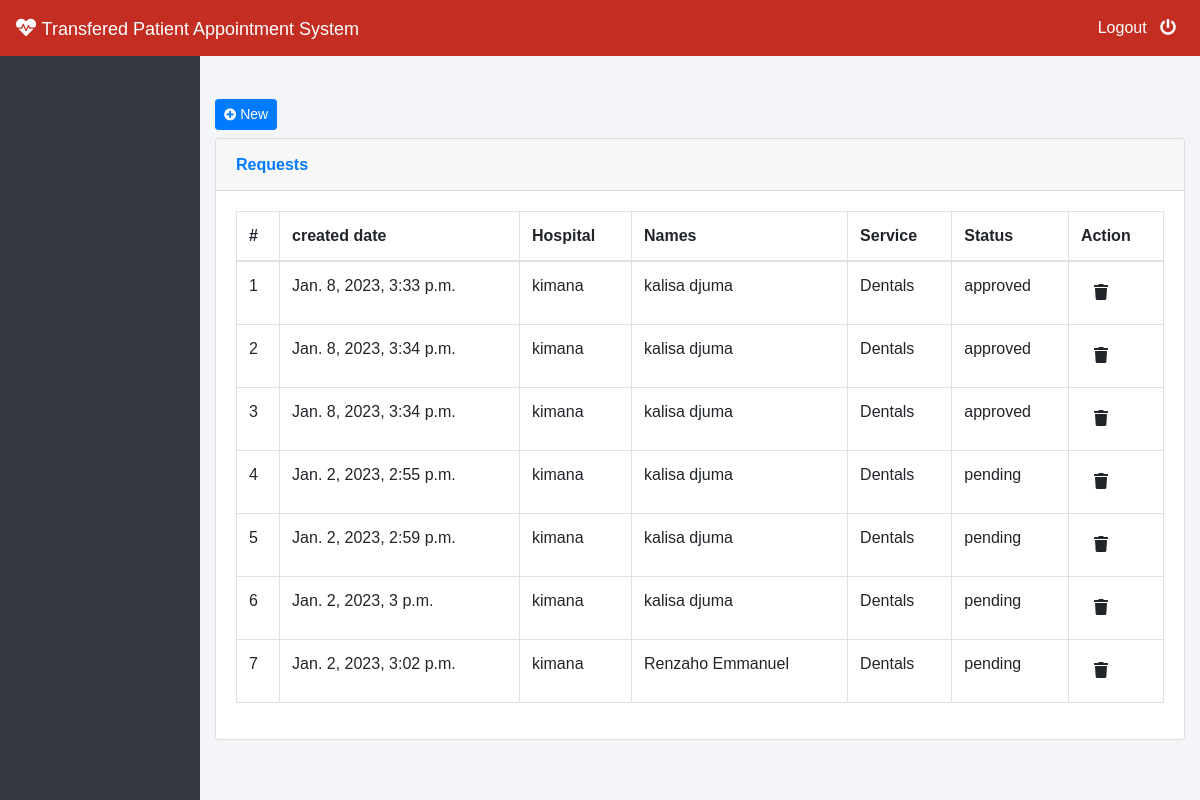
The app's page /requests/, older data.
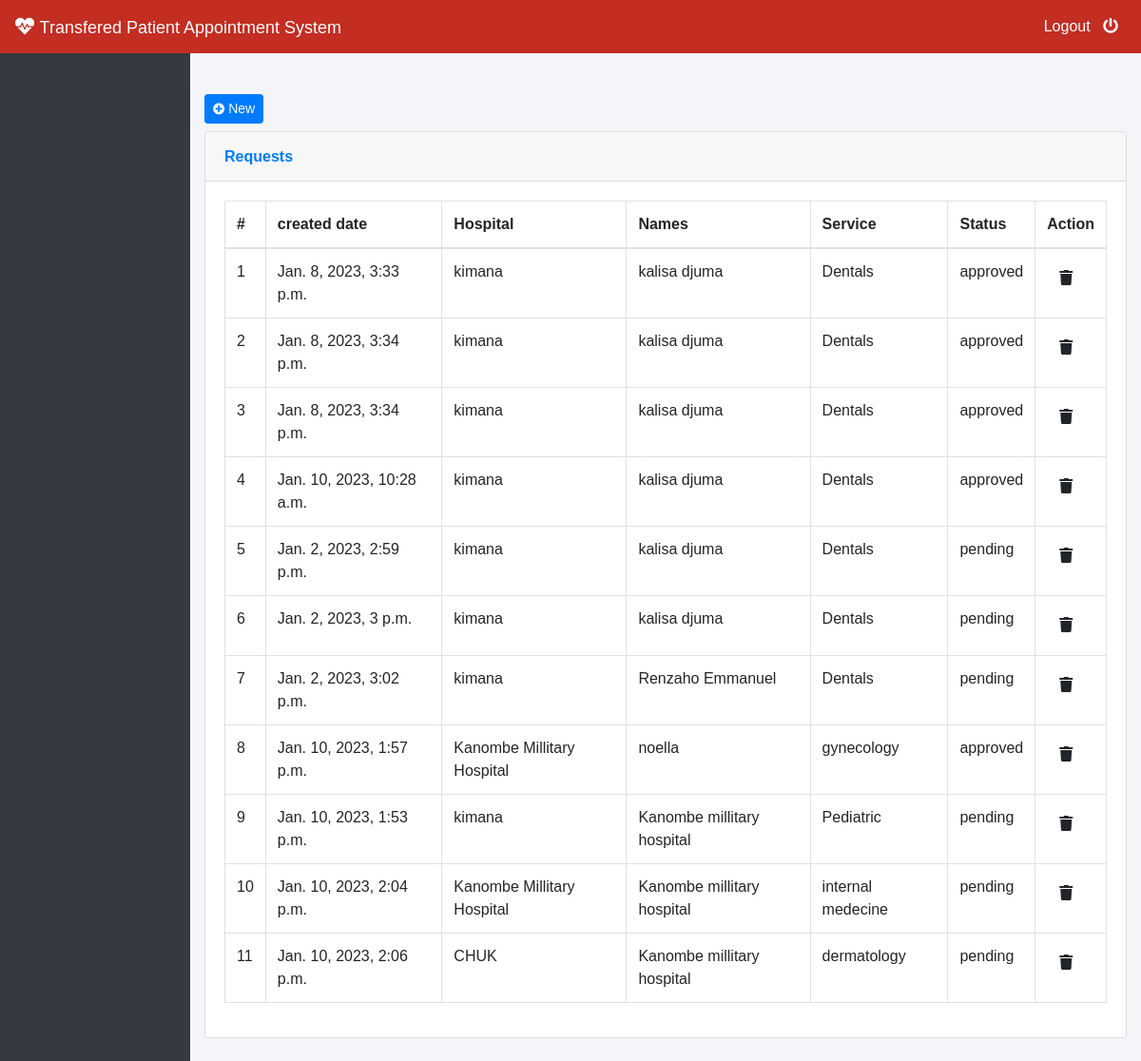
The same page, newer data.
### account/models.py (models this page shows)
class RequestAppointment(models.Model):
    STATUS = (("approved", "Approved"), ("pending", "Pending"),("canceled", "Canceled"), ("rejected", "Rejected"))
    patient=models.ForeignKey(Patient,on_delete=models.CASCADE)
    service=models.ForeignKey(Service,on_delete=models.CASCADE)
    transfer=models.ImageField(default="avatar.jpg")
    status = models.CharField(max_length=123, choices=STATUS, default="pending")
    created_date=models.DateTimeField(auto_now=True)
    def __str__(self):
        return self.patient.names

class Service(models.Model):
    name=models.CharField(max_length=255)
    hospital=models.ForeignKey(Hospital,on_delete=models.CASCADE)
    created_date=models.DateTimeField(auto_now=True)
    def __str__(self):
        return self.name

class Hospital(models.Model):
      name=models.CharField(max_length=200)
      address=models.CharField(max_length=200)
      user=models.ForeignKey(User,on_delete=models.CASCADE)
      created_date=models.DateTimeField(auto_now=True)
      class Meta:
        ordering=['-created_date']
      def __str__(self):
            return self.name

class Patient(models.Model):
    names=models.CharField(max_length=255)
    address=models.CharField(max_length=255)
    user=models.ForeignKey(User,on_delete=models.CASCADE)
    created_date=models.DateTimeField(auto_now=True)
    def __str__(self):
        return self.names

### account/views.py (the view)
# urls.py: path('requests/',views.requests,name='requests'),
def requests(request):
      appointments= RequestAppointment.objects.all()
      hospital= Hospital.objects.all()
      print(appointments)
      return render(request,'site/dashboard/requests.html',{"appointments":appointments,"hospital":hospital})

### templates/site/dashboard/requests.html (shortened to what this page needs)
    {% extends './master.html' %}
    {% block content %}
    <br><br>
       <div class="container-fluid">
        <h1 class="h3 mb-2 text-gray-800">
          {% if user.groups.first.name != "hospital" %}
            <a href="#" class="d-none d-sm-inline-block btn btn-sm btn-primary shadow-sm" data-toggle="modal" data-target="#addEmployee">
        <i class="fas fa-plus-circle fa-sm text-white-50"></i> New</a>
        {%endif%}
        </h1>
    <div class="card shadow mb-4">
      <div class="card-header py-3">
        <h6 class="m-0 font-weight-bold text-primary">Requests</h6>
      </div>
      <div class="card-body">
        <div class="table-responsive">
          <table class="table table-bordered" id="dataTable" width="100%" cellspacing="0">
            <thead>
              <tr>
                <th>#</th>
                <th>created date</th>
                <th>Hospital</th>
                <th>Names</th>
                <th>Service</th>
                <th>Status</th>
                <th>Action</th>
              </tr>
            </thead>
            <tbody>
              {% if user.groups.first.name == 'patient' %}
              {% with value=0 %}
        {% for data in appointments %}
               {% if data.patient.user.id == user.id %}
              <tr>
                <td>{{forloop.counter}}</td>
                <td>{{data.created_date}}</td>
                <td>{{data.service.hospital}}</td>
                <td>{{data.patient}}</td>
                <td>{{data.service}}</td>
                <td>{{data.status}}</td>
                <td>
                {% comment %} <a class="btn btn-datatable btn-default" href="#" data-toggle="modal" data-target="#addEmployee" title="Update Employee"><i class="fas fa-edit"></i></a> {% endcomment %}
                <a class="btn btn-datatable" title="Delete Employee" disabled onclick="if (confirm('Do yo want to delete from your employees? Press Ok to continue.')) {window.location='deleteEmployee.jsp?id=<%=rs.getString(1)%>'}"><i class="fas fa-trash"></i></a>
               </td>
              </tr>
              {% endif %}
              {% endfor%}
              {% endwith %}
              {%   else  %}
              {% with value=0 %}
              {% for data in appointments %}
                    <tr>
                      <td>{{forloop.counter}}</td>
                      <td>{{data.created_date}}</td>
                      <td>{{data.service.hospital}}</td>
                                 <td>{{data.patient}}</td>
                      <td>{{data.service}}</td>
                      <td>{{data.status}}</td>
                      <td>
                        {% if user.groups.first.name == "hospital" %}
                          <a class="btn btn-datatable btn-default" href="#" data-toggle="modal" data-target="#approve" title="Update Employee" onclick="getSingleRequest({{data.id}})"><i class="fas fa-edit"></i></a>
                          <a class="btn btn-datatable btn-default" href="#" data-toggle="modal" data-target="#viewTransfer" title="" onclick="getRequest({{data.id}})"><i class="fas fa-eye"></i></a>
                          {%else%}
                      <a class="btn btn-datatable" title="Delete Employee" disabled onclick="if (confirm('Do yo want to delete <%=rs.getString(3) %> <%=rs.getString(4) %> from your employees? Press Ok to continue.')) {window.location='deleteEmployee.jsp?id=<%=rs.getString(1)%>'}"><i class="fas fa-trash"></i></a>
                      {%endif%}
                     </td>
                    </tr>
                    {% endfor%}
                    {% endwith %}
              {% endif %}
            </tbody>
          </table>
        </div>
      </div>
    </div>
  </div>
{% endblock content %}

### templates/site/dashboard/master.html (shortened to what this page needs)
<!DOCTYPE html>
<html lang="en">
  {% load static %}
<head>
    <link rel="stylesheet" href="https://maxcdn.bootstrapcdn.com/bootstrap/4.0.0/css/bootstrap.min.css">
    <link rel="stylesheet" href="https://cdnjs.cloudflare.com/ajax/libs/font-awesome/5.14.0/css/all.css">
</head>
<body>
    <nav class="navbar navbar-expand-lg navbar-light fixed-top bg-danger">
        <a style="color:white;" class="navbar-brand" href="/"><i class="fa fa-heartbeat"></i>&nbsp;<font face = "Comic sans MS" size ="4">Transfered Patient Appointment System </font></a>
        <div class="navbar-collapse collapse w-100 order-3 dual-collapse2">
            <ul class="navbar-nav ml-auto">
                <li class="nav-item">
                    <a class="nav-link" style="color: white;" href="/logout">Logout &nbsp; <i class="fas fa-power-off"></i></a>
                </li>
            </ul>
        </div>
      </nav>
<br><br>
<div class="wrapper">
    <div class="sidebar">
    </div>
    <div class="main_content">
{% block content %}
{% endblock content %}
    </div>
</div>
</body>
</html>

### templates/site/dashboard/master.html (style rules this page uses)
* { margin: 0; padding: 0; box-sizing: border-box; list-style: none; text-decoration: none; font-family: 'Josefin Sans', sans-serif; }
body { background-color: #f3f5f9; }
.bg-danger { background-color: #c32d22!important; }
.wrapper { display: flex; position: relative; }
.wrapper .sidebar { width: 200px; height: 100%; background: #343a40; padding: 30px 0px; position: fixed; }
.wrapper .main_content { width: 100%; margin-left: 200px; }

Row changes from the older to the newer data that the page shows:
changed RequestAppointment: created_date "Jan. 2, 2023, 2:55 p.m." → "Jan. 10, 2023, 10:28 a.m."; status "pending" → "approved"
added RequestAppointment: created_date "Jan. 10, 2023, 1:57 p.m.", service.hospital "Kanombe Millitary Hospital", patient "noella", service "gynecology", status "approved"
added RequestAppointment: created_date "Jan. 10, 2023, 1:53 p.m.", service.hospital "kimana", patient "Kanombe millitary hospital", service "Pediatric", status "pending"
added RequestAppointment: created_date "Jan. 10, 2023, 2:04 p.m.", service.hospital "Kanombe Millitary Hospital", patient "Kanombe millitary hospital", service "internal medecine", status "pending"
added RequestAppointment: created_date "Jan. 10, 2023, 2:06 p.m.", service.hospital "CHUK", patient "Kanombe millitary hospital", service "dermatology", status "pending"
